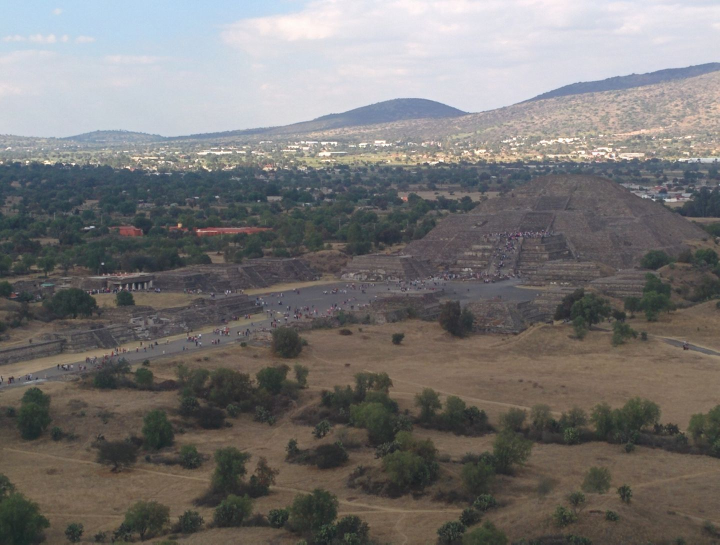
#> input picture img/paisaje.jpg, 1440 x 1089 px, found by its file name (shown at 1/2 size)
$ jupyter execute 01_basics.ipynb
#> lines starting #> are read from the running program, lines starting #| are printed output that depends on the picture
<a href="https://colab.research.google.com/github/jdospina/viscomp202502/blob/main/notebooks/01_basics.ipynb" target="_parent"></a>

# Introducción a la Visión por Computador

Notebook de demostración para operaciones básicas sobre imágenes con `numpy` y `opencv`. Ejecuta las celdas en Google Colab.

**Universidad Nacional de Colombia**

Departamento de Ciencias de la Computación y de la Decisión

Profesor Juan David Ospina

Semestre 2025-02

Notebook de demostración para operaciones básicas. Ejecuta las celdas en Google Colab.

[cell 1]
# Importación de lib
import os
import cv2
import numpy as np
import matplotlib.pyplot as plt

La siguiente clase generará una imagen de prueba. Esta imagen puede ser provista por el usuario o, si el usuario no la provee, generará una imagen sintética.

[cell 2]
class ImageProcessor:
    """Clase para demostrar operaciones principales de procesamiento de imágenes."""

    def __init__(self):
        self.current_image = None

    def load_image(self, image_path: str | None = None, create_sample: bool = True):
        """Cargar una imagen desde disco o crear una imagen sintética.

        Parameters
        ----------
        image_path: str | None
            Ruta al archivo de imagen.
        create_sample: bool
            Si no se provee una ruta, genera una imagen sintética.
        """
#> called with image_path = '/content/paisaje.jpg', create_sample = True
        if image_path and os.path.exists(image_path):
            self.current_image = cv2.imread(image_path)
#> self.current_image is the input picture: shape (1089, 1440, 3); mean B, G, R 115.5, 116.7, 119.1
            self.current_image = cv2.cvtColor(self.current_image, cv2.COLOR_BGR2RGB)
            print(f"Imagen cargada: {image_path}")
        elif create_sample:
            self.current_image = self._create_sample_image()
            print("Imagen sintética creada para demostración")
        else:
            raise ValueError("No se pudo cargar la imagen")

        print(f"Dimensiones: {self.current_image.shape}")
#| Dimensiones: (1089, 1440, 3)
        return self.current_image

    def _create_sample_image(self):
        """Crear una imagen sintética con patrones simples."""
        img = np.zeros((300, 400, 3), dtype=np.uint8)

        for i in range(300):
            img[i, :, 0] = int(255 * i / 300)  # Gradiente rojo

        img[50:150, 50:150, 2] = 255  # Rectángulo azul
        cv2.circle(img, (300, 100), 50, (0, 255, 0), -1)  # Círculo verde

        noise = np.random.randint(0, 50, img.shape, dtype=np.uint8)
        img = np.clip(img.astype(np.int16) + noise, 0, 255).astype(np.uint8)
        return img

[cell 3]
"""Demostrar operaciones básicas de manipulación de imágenes."""
print("=" * 60)
print("1. OPERACIONES BÁSICAS DE MANIPULACIÓN")
print("=" * 60)

processor = ImageProcessor()
img = processor.load_image("/content/paisaje.jpg")

fig, axes = plt.subplots(2, 3, figsize=(15, 10))
fig.suptitle("Operaciones Básicas de Manipulación", fontsize=16)

axes[0, 0].imshow(img)
axes[0, 0].set_title("Original")
axes[0, 0].axis("off")

img_resized = cv2.resize(img, (200, 150))
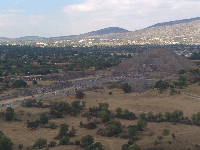
#> img_resized: shape (150, 200, 3); mean R, G, B 118.9, 116.6, 115.4
axes[0, 1].imshow(img_resized)
axes[0, 1].set_title("Redimensionada (200x150)")
axes[0, 1].axis("off")

center = (img.shape[1] // 2, img.shape[0] // 2)
#> center = (720, 544)
rotation_matrix = cv2.getRotationMatrix2D(center, 45, 1.0)
img_rotated = cv2.warpAffine(img, rotation_matrix, (img.shape[1], img.shape[0]))
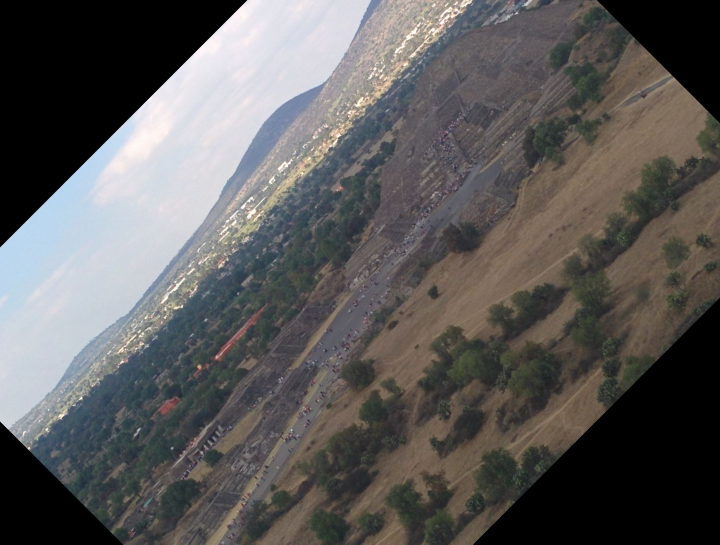
#> img_rotated: shape (1089, 1440, 3) (shown at 1/2 size); mean R, G, B 92.1, 90.3, 89.4
axes[0, 2].imshow(img_rotated)
axes[0, 2].set_title("Rotación 45°")
axes[0, 2].axis("off")

img_cropped = img[50:200, 50:300]
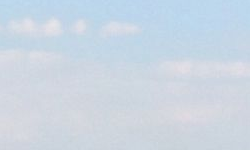
#> img_cropped: shape (150, 250, 3); mean R, G, B 203, 214.4, 226.6
axes[1, 0].imshow(img_cropped)
axes[1, 0].set_title("Recortada")
axes[1, 0].axis("off")

img_flipped = cv2.flip(img, 1)
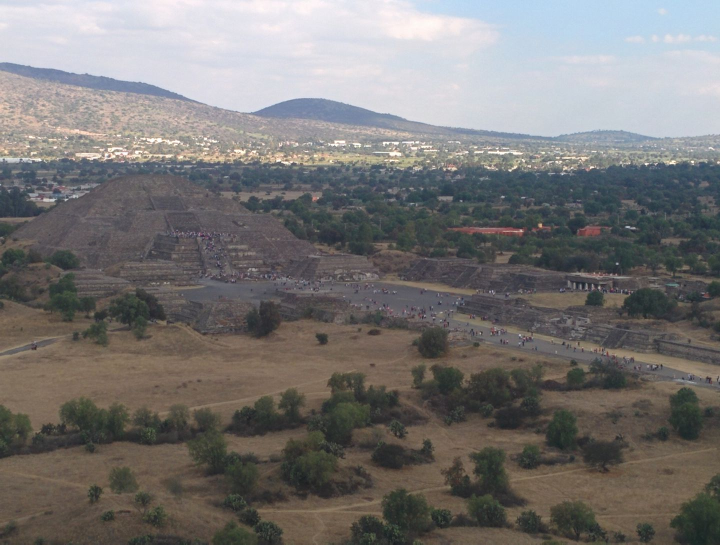
#> img_flipped: shape (1089, 1440, 3) (shown at 1/2 size); mean R, G, B 119.1, 116.7, 115.5
axes[1, 1].imshow(img_flipped)
axes[1, 1].set_title("Volteo Horizontal")
axes[1, 1].axis("off")

img_vflipped = cv2.flip(img, 0)
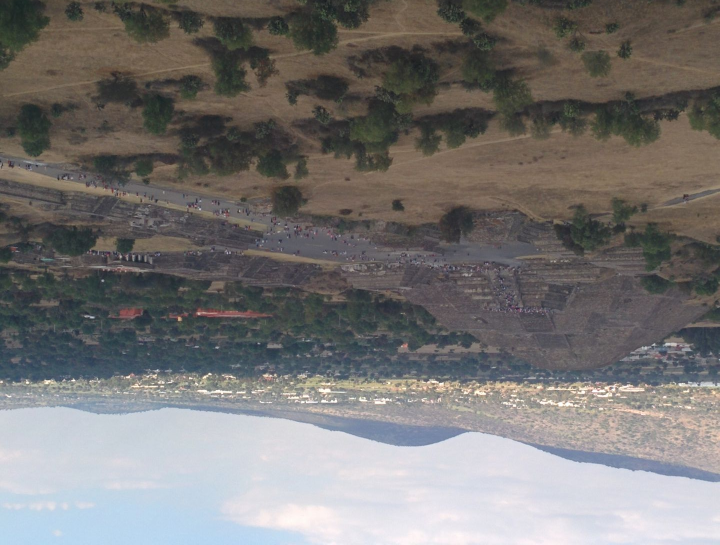
#> img_vflipped: shape (1089, 1440, 3) (shown at 1/2 size); mean R, G, B 119.1, 116.7, 115.5
axes[1, 2].imshow(img_vflipped)
axes[1, 2].set_title("Volteo Vertical")
axes[1, 2].axis("off")

plt.tight_layout()
plt.show()
